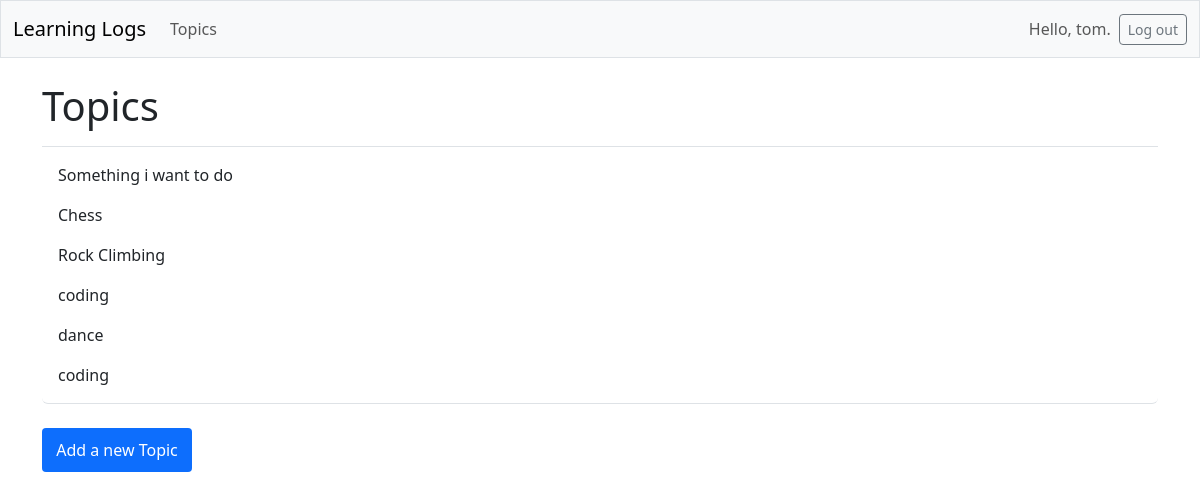
Page /topics/ (signed in) on the earlier database version.
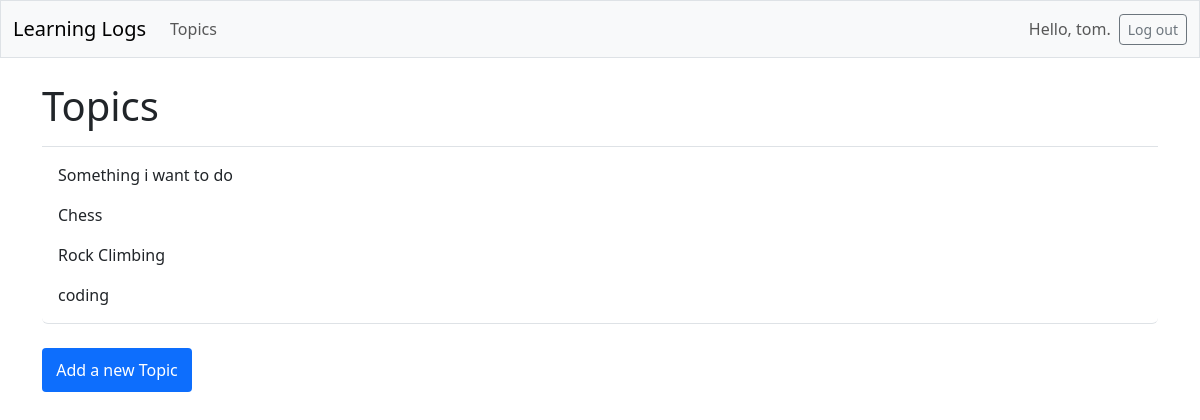
Same page on the later database version.
### logs/models.py (models this page shows, shortened)
class Topic(models.Model):
    text = models.CharField(max_length=200, unique=True)
    date_added = models.DateTimeField(auto_now_add=True)

### logs/views.py (the view)
# urls.py: path('topics/', views.topics, name='topics'),
@login_required
def topics(request):
    topics = Topic.objects.order_by('date_added') # add this to private .filter(owner=request.user)
    context = {'topics':topics}
    return render(request, 'logs/topics.html', context)

### logs/templates/logs/topics.html
{% extends 'logs/base.html' %}{% load django_bootstrap5 %} {% block page_header%}
<h1>Topics</h1>
{% endblock page_header %} {% block content %}
<ul class="list-group border-bottom pb-2 mb-4">
	{% for i in topics %}
	<li class="list-group-item border-0">
		<a class="nav-link" href="{% url 'logs:topic' i.id %}">{{i.text}}</a>
	</li>
	{% empty %}
	<li class="list-group-item border-0">No topic have been added yet</li>
	{% endfor %}
</ul>
<a class="nav-link btn btn-outline-secondary btn-sm" href="{% url 'logs:new_topic' %}" style="max-width: 150px; padding: 10px; background-color: #0d6efd; color: white">Add a new Topic</a>
{% endblock content %}

### logs/templates/logs/base.html (shortened to what this page needs)
<!DOCTYPE html>
<html lang="en">
  <head>
    {% load django_bootstrap5 %} {% bootstrap_css %} {% bootstrap_javascript %}
  </head>
  <body>
    <nav class="navbar navbar-expand-md navbar-light bg-light mb-4 border">
      <div class="container-fluid">
        <a class="navbar-brand" href="{% url 'logs:index' %}">Learning Logs</a>
        <div class="collapse navbar-collapse" id="navbarCollapse">
          <ul class="navbar-nav me-auto mb-2 mb-md-0">
            <li class="nav-item">
              <a class="nav-link" href="{% url 'logs:topics' %}">Topics</a>
            </li>
          </ul>
          <ul class="navbar-nav ms-auto mb-2 mb-md-0">
            {% if user.is_authenticated %}
            <li class="nav-item">
              <span class="navbar-text me-2">Hello, {{user.username}}.</span>
            </li>
            {% endif %}
          </ul>
          {% if user.is_authenticated %}
          <form action="{% url 'accounts:logout' %}" method="post">
            <button name="submit" class="btn btn-outline-secondary btn-sm">
              Log out
            </button>
          </form>
          {% endif %}
        </div>
      </div>
    </nav>
    <main class="container">
      <div class="pb-2 mb-2 border-bottom">
        {% block page_header %}{% endblock page_header %}
      </div>
      <div>{% block content %}{% endblock content %}</div>
    </main>
  </body>
</html>

Differences in the rows shown:
removed Topic: text "dance"
removed Topic: text "coding"
